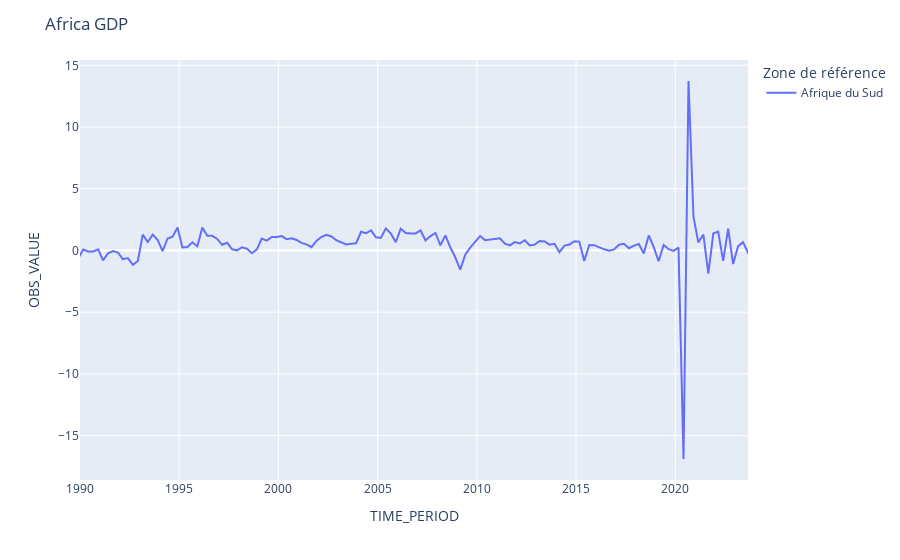

Write notebook code for a chart like this one.
### Code cell
fig = px.line(af_gdp, x='TIME_PERIOD', y="OBS_VALUE", color='Zone de référence')
fig.update_layout(xaxis_range=['1990-01-01','2023-09-01'],
                  title_text= "Africa GDP ")
fig.show()

### Figure 1 — Plotly figure (JSON) as saved in the notebook; plotly's stock layout.template omitted (floating-point values rounded to 4 significant figures; data arrays with more than 128 entries replaced by an {"elided": "..."} marker saying what was removed)
{"data": [{"hovertemplate": "Zone de référence=Afrique du Sud<br>TIME_PERIOD=%{x}<br>OBS_VALUE=%{y}<extra></extra>", "legendgroup": "Afrique du Sud", "line": {"color": "#636efa", "dash": "solid"}, "marker": {"symbol": "circle"}, "mode": "lines", "name": "Afrique du Sud", "orientation": "v", "showlegend": true, "type": "scatter", "x": {"elided": "255 str values"}, "xaxis": "x", "y": {"elided": "255 float values"}, "yaxis": "y"}], "layout": {"legend": {"title": {"text": "Zone de référence"}, "tracegroupgap": 0}, "margin": {"t": 60}, "title": {"text": "Africa GDP "}, "xaxis": {"anchor": "y", "domain": [0, 1], "range": ["1990-01-01", "2023-09-01"], "title": {"text": "TIME_PERIOD"}}, "yaxis": {"anchor": "x", "domain": [0, 1], "title": {"text": "OBS_VALUE"}}}}
